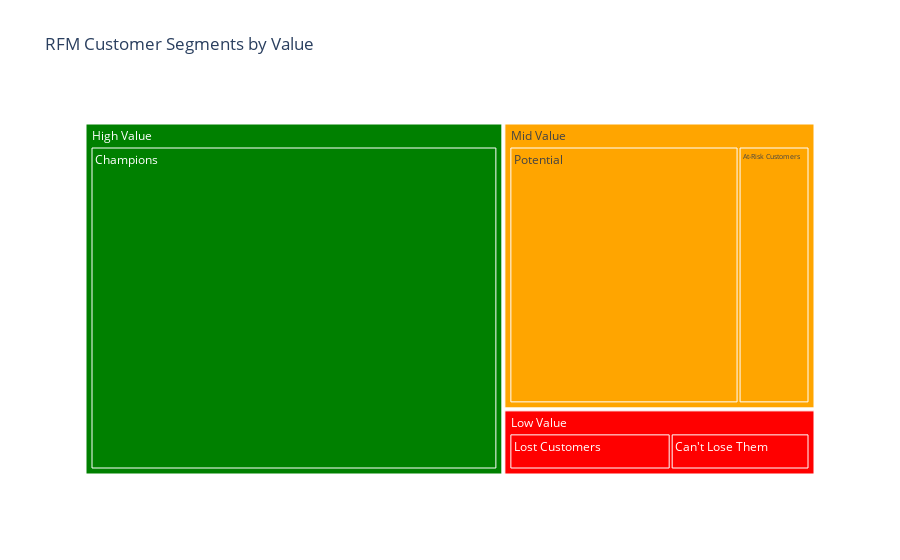

The code cell stored with this chart in its notebook:
### Code cell
import plotly.express as px

segment_product_counts = data.groupby(['Segment Values', 'RFM Customer Segments']).size().reset_index(name='Count')
segment_product_counts = segment_product_counts.sort_values(by='Count', ascending=False)

# Assign colors to each segment value
colors = {'High Value': 'green', 'Mid Value': 'orange', 'Low Value': 'red'}

# Create a treemap using Plotly
fig = px.treemap(segment_product_counts, 
                 path=['Segment Values', 'RFM Customer Segments'], 
                 values='Count',
                 color='Segment Values', color_discrete_map=colors,
                 title='RFM Customer Segments by Value')
fig.show()

### Figure 1 — Plotly figure (JSON) as saved in the notebook; plotly's stock layout.template omitted (floating-point values rounded to 4 significant figures)
{"data": [{"branchvalues": "total", "customdata": [["Mid Value"], ["Low Value"], ["Mid Value"], ["Low Value"], ["High Value"], ["High Value"], ["Low Value"], ["Mid Value"]], "domain": {"x": [0, 1], "y": [0, 1]}, "hovertemplate": "labels=%{label}<br>Count=%{value}<br>parent=%{parent}<br>id=%{id}<br>Segment Values=%{customdata[0]}<extra></extra>", "ids": ["Mid Value/At-Risk Customers", "Low Value/Lost Customers", "Mid Value/Potential", "Low Value/Can't Lose Them", "High Value/Champions", "High Value", "Low Value", "Mid Value"], "labels": ["At-Risk Customers", "Lost Customers", "Potential", "Can't Lose Them", "Champions", "High Value", "Low Value", "Mid Value"], "marker": {"colors": ["orange", "red", "orange", "red", "green", "green", "red", "orange"]}, "name": "", "parents": ["Mid Value", "Low Value", "Mid Value", "Low Value", "High Value", "", "", ""], "type": "treemap", "values": [82, 43, 265, 37, 573, 573, 80, 347]}], "layout": {"legend": {"tracegroupgap": 0}, "title": {"text": "RFM Customer Segments by Value"}}}
